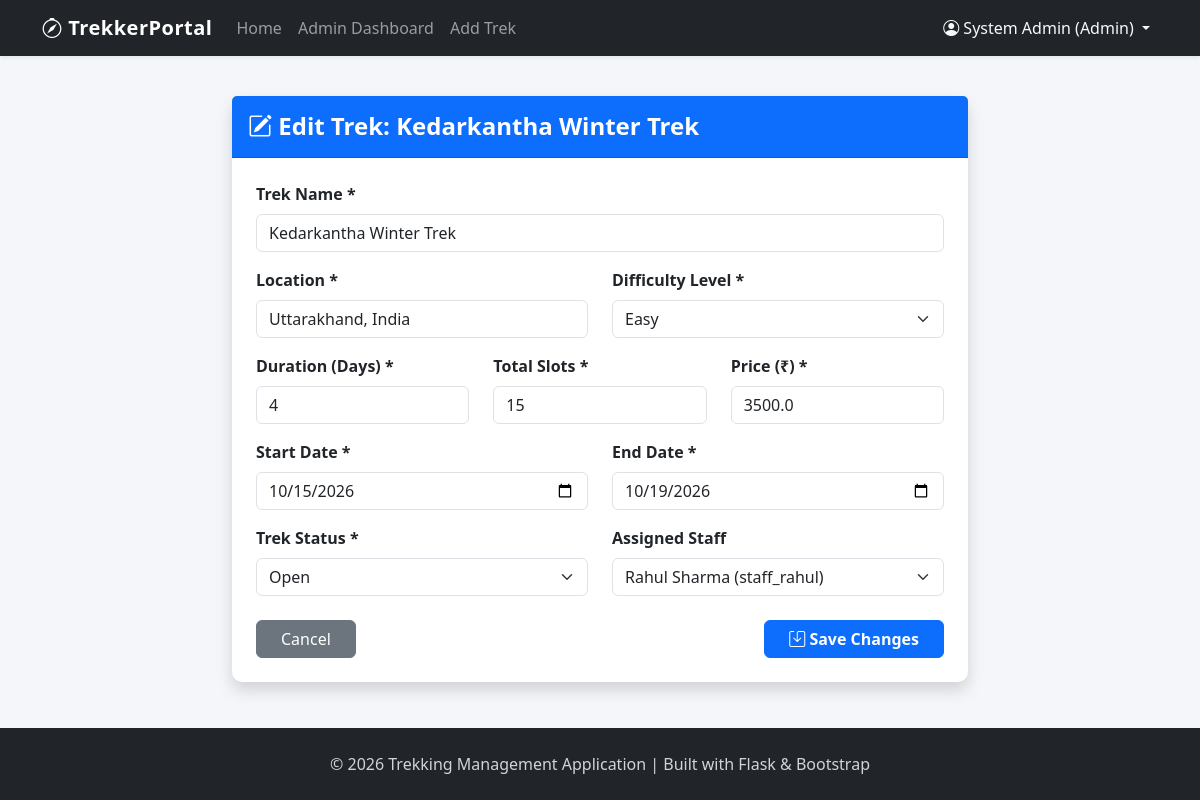
Screenshot of /admin/trek/edit/1 (signed in) with the database file from the repository.
### models.py (models this page shows, shortened)
class User(db.Model):
    __tablename__ = 'users'
    id = db.Column(db.Integer, primary_key=True)
    username = db.Column(db.String(50), unique=True, nullable=False)
    password = db.Column(db.String(255), nullable=False) # Hashed password storage
    full_name = db.Column(db.String(100), nullable=False)
    email = db.Column(db.String(120), nullable=False)
    phone = db.Column(db.String(20), nullable=True)
    role = db.Column(db.String(20), nullable=False, default='User')  # 'Admin', 'Staff', 'User'
    status = db.Column(db.String(20), nullable=False, default='Active') # 'Active', 'Pending', 'Blacklisted'
    created_at = db.Column(db.DateTime, default=datetime.utcnow)
    bookings = db.relationship('Booking', backref='user', lazy=True, cascade='all, delete-orphan')
    assigned_treks = db.relationship('Trek', backref='assigned_staff', lazy=True)

class Trek(db.Model):
    __tablename__ = 'treks'
    id = db.Column(db.Integer, primary_key=True)
    name = db.Column(db.String(100), nullable=False)
    location = db.Column(db.String(100), nullable=False)
    difficulty = db.Column(db.String(20), nullable=False)  # 'Easy', 'Moderate', 'Hard'
    duration_days = db.Column(db.Integer, nullable=False)
    total_slots = db.Column(db.Integer, nullable=False)
    available_slots = db.Column(db.Integer, nullable=False)
    price = db.Column(db.Float, nullable=False, default=0.0)
    status = db.Column(db.String(20), nullable=False, default='Open')  # 'Open', 'Closed', 'Completed'
    start_date = db.Column(db.String(20), nullable=False)
    end_date = db.Column(db.String(20), nullable=False)
    assigned_staff_id = db.Column(db.Integer, db.ForeignKey('users.id'), nullable=True)
    created_at = db.Column(db.DateTime, default=datetime.utcnow)
    bookings = db.relationship('Booking', backref='trek', lazy=True, cascade='all, delete-orphan')

### app.py (the view, shortened to what this page needs)
@app.route('/admin/trek/edit/<int:trek_id>', methods=['GET', 'POST'])
def edit_trek(trek_id):
    if not is_logged_in() or session.get('role') != 'Admin':
        flash('Admin access required.', 'danger')
        return redirect(url_for('login'))
    trek = Trek.query.get_or_404(trek_id)
    staff_members = User.query.filter_by(role='Staff', status='Active').all()
    return render_template('admin/edit_trek.html', trek=trek, staff_members=staff_members)

### app.py (called while the page is built)
def is_logged_in():
    return 'user_id' in session

def get_current_user():
    if is_logged_in():
        return User.query.get(session['user_id'])
    return None

@app.context_processor
def inject_user():
    return dict(current_user=get_current_user())

### templates/admin/edit_trek.html (shortened to what this page needs)
{% extends "base.html" %}
{% block content %}
<div class="row justify-content-center">
    <div class="col-md-8">
        <div class="card shadow">
            <div class="card-header bg-primary text-white py-3">
                <h4 class="mb-0 fw-bold"><i class="bi bi-pencil-square"></i> Edit Trek: {{ trek.name }}</h4>
            </div>
            <div class="card-body p-4">
                <form action="{{ url_for('edit_trek', trek_id=trek.id) }}" method="POST">
                    <div class="mb-3">
                        <label for="name" class="form-label fw-bold">Trek Name *</label>
                        <input type="text" class="form-control" id="name" name="name" value="{{ trek.name }}" required>
                    </div>
                    <div class="row mb-3">
                        <div class="col-md-6">
                            <label for="location" class="form-label fw-bold">Location *</label>
                            <input type="text" class="form-control" id="location" name="location" value="{{ trek.location }}" required>
                        </div>
                        <div class="col-md-6">
                            <label for="difficulty" class="form-label fw-bold">Difficulty Level *</label>
                            <select class="form-select" id="difficulty" name="difficulty" required>
                                <option value="Easy" {% if trek.difficulty == 'Easy' %}selected{% endif %}>Easy</option>
                            </select>
                        </div>
                    </div>
                    <div class="row mb-3">
                        <div class="col-md-4">
                            <label for="duration_days" class="form-label fw-bold">Duration (Days) *</label>
                            <input type="number" class="form-control" id="duration_days" name="duration_days" min="1" value="{{ trek.duration_days }}" required>
                        </div>
                        <div class="col-md-4">
                            <label for="total_slots" class="form-label fw-bold">Total Slots *</label>
                            <input type="number" class="form-control" id="total_slots" name="total_slots" min="1" value="{{ trek.total_slots }}" required>
                        </div>
                        <div class="col-md-4">
                            <label for="price" class="form-label fw-bold">Price (₹) *</label>
                            <input type="number" step="0.01" class="form-control" id="price" name="price" value="{{ trek.price }}" required>
                        </div>
                    </div>
                    <div class="row mb-3">
                        <div class="col-md-6">
                            <label for="start_date" class="form-label fw-bold">Start Date *</label>
                            <input type="date" class="form-control" id="start_date" name="start_date" value="{{ trek.start_date }}" required>
                        </div>
                        <div class="col-md-6">
                            <label for="end_date" class="form-label fw-bold">End Date *</label>
                            <input type="date" class="form-control" id="end_date" name="end_date" value="{{ trek.end_date }}" required>
                        </div>
                    </div>
                    <div class="row mb-4">
                        <div class="col-md-6">
                            <label for="status" class="form-label fw-bold">Trek Status *</label>
                            <select class="form-select" id="status" name="status" required>
                                <option value="Open" {% if trek.status == 'Open' %}selected{% endif %}>Open</option>
                            </select>
                        </div>
                        <div class="col-md-6">
                            <label for="assigned_staff_id" class="form-label fw-bold">Assigned Staff</label>
                            <select class="form-select" id="assigned_staff_id" name="assigned_staff_id">
                                {% for staff in staff_members %}
                                    <option value="{{ staff.id }}" {% if trek.assigned_staff_id == staff.id %}selected{% endif %}>
                                        {{ staff.full_name }} ({{ staff.username }})
                                    </option>
                                {% endfor %}
                            </select>
                        </div>
                    </div>
                    <div class="d-flex justify-content-between">
                        <a href="{{ url_for('admin_dashboard') }}" class="btn btn-secondary px-4">Cancel</a>
                        <button type="submit" class="btn btn-primary px-4 fw-bold"><i class="bi bi-save"></i> Save Changes</button>
                    </div>
                </form>
            </div>
        </div>
    </div>
</div>
{% endblock %}

### templates/base.html (shortened to what this page needs)
<!DOCTYPE html>
<html lang="en">
<head>
    <link href="https://cdn.jsdelivr.net/npm/bootstrap@5.3.2/dist/css/bootstrap.min.css" rel="stylesheet">
    <link rel="stylesheet" href="https://cdn.jsdelivr.net/npm/bootstrap-icons@1.11.1/font/bootstrap-icons.css">
    <link rel="stylesheet" href="{{ url_for('static', filename='css/style.css') }}">
</head>
<body>
    <nav class="navbar navbar-expand-lg navbar-dark bg-dark sticky-top shadow-sm">
        <div class="container">
            <a class="navbar-brand" href="{{ url_for('index') }}">
                <i class="bi bi-compass"></i> TrekkerPortal
            </a>
            <div class="collapse navbar-collapse" id="navbarNav">
                <ul class="navbar-nav me-auto">
                    <li class="nav-item">
                        <a class="nav-link" href="{{ url_for('index') }}">Home</a>
                    </li>
                    {% if current_user %}
                        {% if current_user.role == 'Admin' %}
                            <li class="nav-item">
                                <a class="nav-link" href="{{ url_for('admin_dashboard') }}">Admin Dashboard</a>
                            </li>
                            <li class="nav-item">
                                <a class="nav-link" href="{{ url_for('add_trek') }}">Add Trek</a>
                            </li>
                        {% elif current_user.role == 'Staff' %}
                            <li class="nav-item">
                                <a class="nav-link" href="{{ url_for('staff_dashboard') }}">Staff Dashboard</a>
                            </li>
                        {% endif %}
                    {% endif %}
                </ul>
                <ul class="navbar-nav ms-auto">
                    {% if current_user %}
                        <li class="nav-item dropdown">
                            <a class="nav-link dropdown-toggle text-light" href="#" role="button" data-bs-toggle="dropdown">
                                <i class="bi bi-person-circle"></i> {{ current_user.full_name }} ({{ current_user.role }})
                            </a>
                        </li>
                    {% endif %}
                </ul>
            </div>
        </div>
    </nav>
    <div class="main-content container my-4">
        {% block content %}{% endblock %}
    </div>
    <footer>
        <div class="container text-center">
            <p class="mb-0">&copy; 2026 Trekking Management Application | Built with Flask & Bootstrap</p>
        </div>
    </footer>
</body>
</html>

### static/css/style.css (style rules this page uses)
body { background-color: #f4f6f9; font-family: 'Segoe UI', Tahoma, Geneva, Verdana, sans-serif; min-height: 100vh; display: flex; flex-direction: column; }
.main-content { flex: 1; }
.navbar-brand { font-weight: 700; letter-spacing: 0.5px; }
.card { border-radius: 10px; border: none; box-shadow: 0 4px 12px rgba(0, 0, 0, 0.05); transition: transform 0.2s ease, box-shadow 0.2s ease; }
footer { background-color: #212529; color: #ced4da; padding: 1.5rem 0; margin-top: auto; }

### rows the page displays
User: full_name "System Admin", role "Admin"
Trek: name "Kedarkantha Winter Trek", location "Uttarakhand, India", difficulty "Easy", duration_days "4", total_slots "15", price "3500.0", start_date "10/15/2026", end_date "10/19/2026", status "Open", assigned_staff_id "Rahul Sharma (staff_rahul)"
